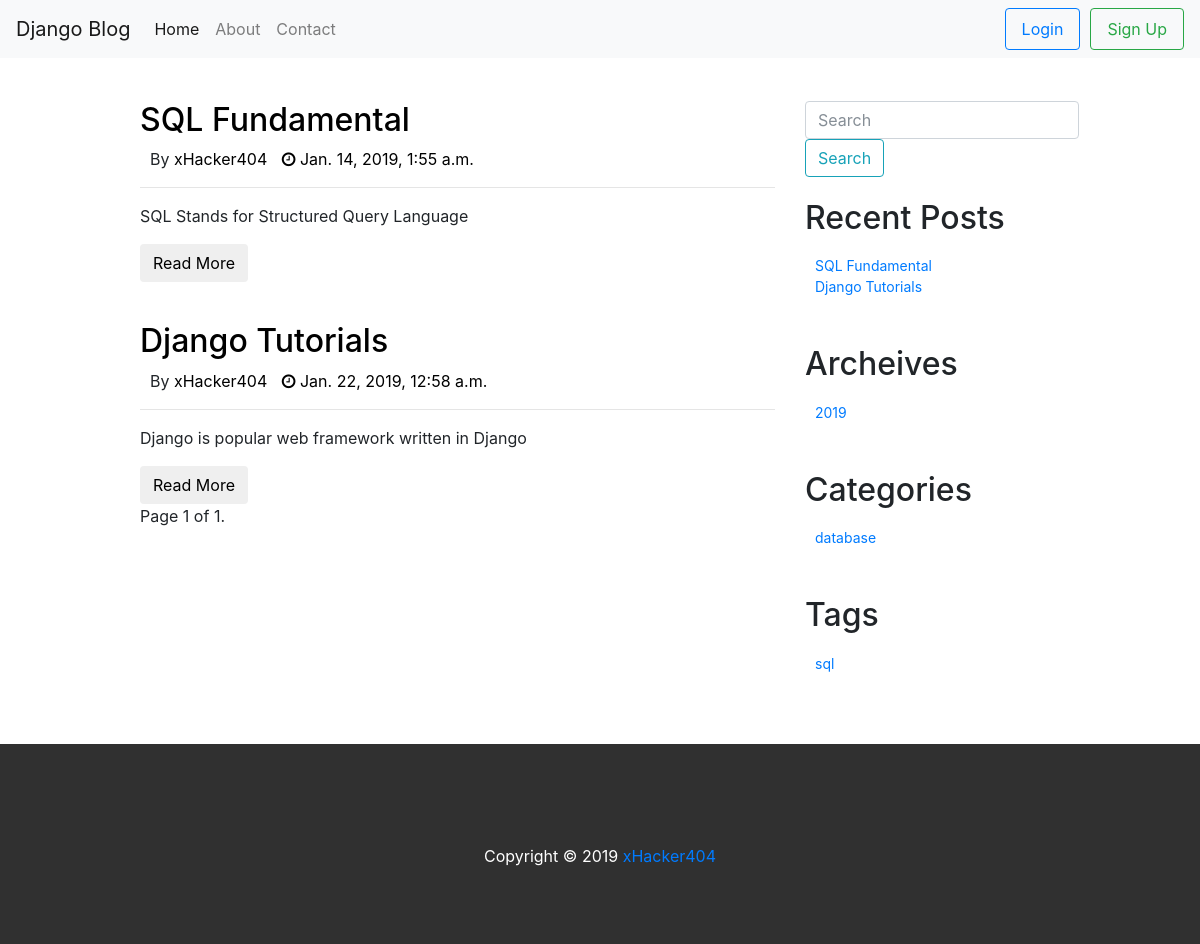
The app's page /, older data.
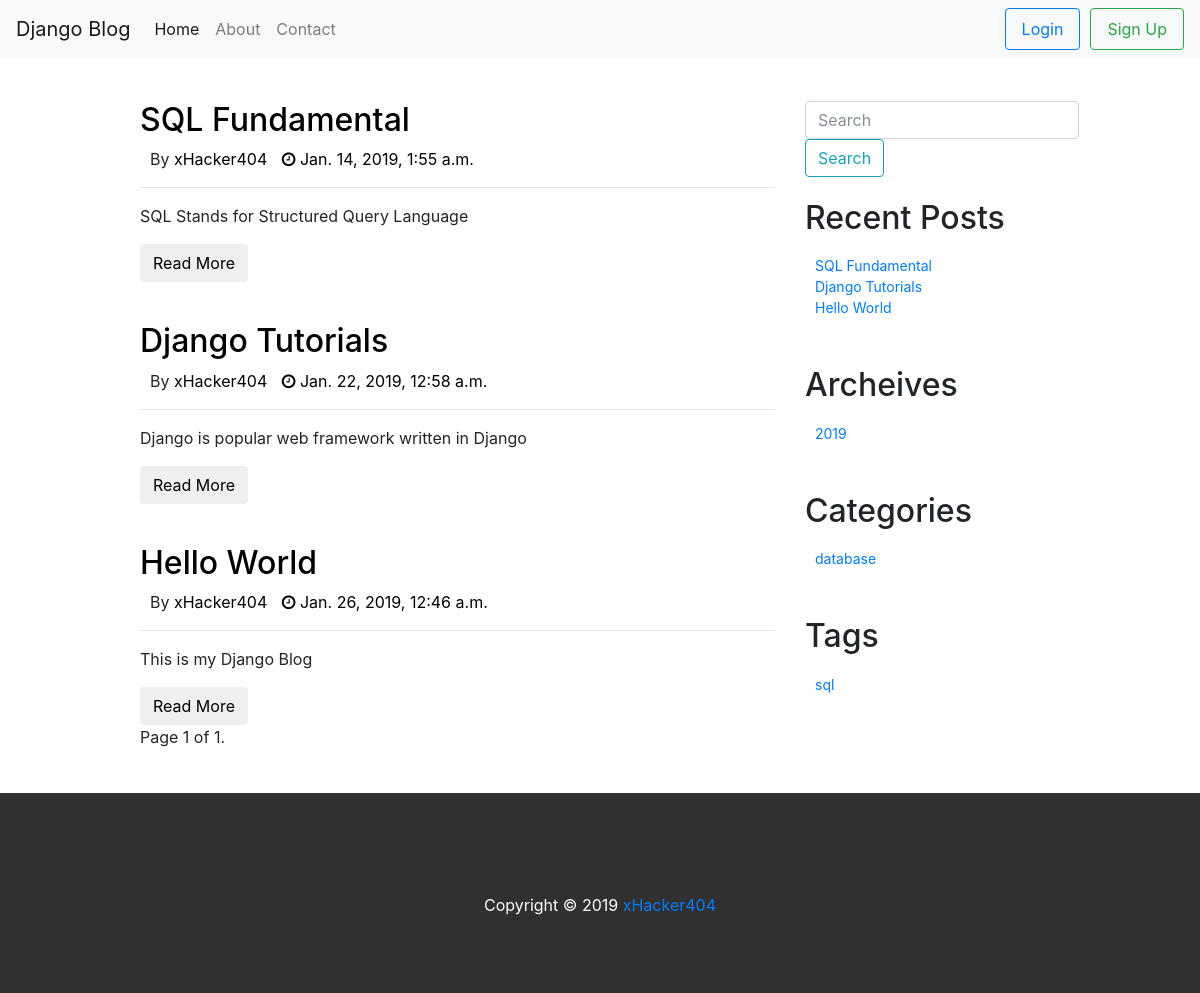
The same page, newer data.
### blog/models.py (models this page shows, shortened)
class Post(models.Model):
    title = models.CharField(max_length=250,unique=True)
    content = models.CharField(max_length=1000)
    tag = models.CharField(max_length=100,default='sql')
    category = models.CharField(max_length=150, default='uncategoried')
    featured_img = models.ImageField(upload_to='featured_images', blank=True)
    author = models.ForeignKey(User,on_delete=models.CASCADE, default=1)
    published_date = models.DateTimeField(default=datetime.now())

### blog/views.py (the view)
# urls.py: path('', views.index, name="index"),
def index(request):
    post_list = Post.objects.order_by('published_date')
    paginator = Paginator(post_list, 5) # Show 5 posts per page
    page = request.GET.get('page')
    posts = paginator.get_page(page)
    my_dict = {'posts':posts}
    return render(request, 'blog/index.html', context=my_dict)

### blog/context_processors.py (called while the page is built)
def post_widget(request):
    all_posts = Post.objects.order_by('published_date')
    years = []
    tags = []
    categories = []
    for post in all_posts :
        year = post.published_date.year
        tag = post.tag
        category = post.category
        if year not in years:
            years.append(year)
        if tag not in tags:
            tags.append(tag)
        if category not in categories:
            categories.append(category)
        return {
        'all_posts':all_posts,
        'years':years,
        'tags':tags,
        'categories':categories
        }

### templates/blog/index.html (shortened to what this page needs)
<!DOCTYPE html>
{% extends 'blog/base.html'%}
{% block post_block %}
<div class="col-md-7">
	{% if posts %}
			{% for post in posts %}
		<div class="post">
        <h2><a href="/blog/posts/{{post.id}}"> {{ post.title}} </a></h2>
        <ul>
            <li>By  <a href="/blog/author/{{post.author}}">{{ post.author}}</a></li>
            <li><a href="/blog/{{post.published_date.year}}/{{post.published_date.month}}/{{post.published_date.day}}"> <i class="fa fa-clock-o" aria-hidden="true"></i> {{ post.published_date }}</a></li>
        </ul>
        <hr>
        <p>{{post.content}}</p>
        <button class="btn"><a href="/blog/posts/{{post.id}}">Read More</a></button>
    </div>
		{% endfor %}
		<div class="pagination">
    <span class="step-links">
        <span class="current">
            Page {{ posts.number }} of {{ posts.paginator.num_pages }}.
        </span>
    </span>
  </div>
		{% else %}
		<p>Sorry!! No post has been found!!!</p>
		{% endif %}
</div>
{% endblock %}

### templates/blog/base.html (shortened to what the changed rows need)
<!DOCTYPE html>
{% load staticfiles %}
<html lang="us">
<head>
    <link href="{% static "css/bootstrap.min.css" %}"rel="stylesheet" type="text/css">
    <link href="{% static "css/jquery-ui.css" %}" rel="stylesheet">
		<link type="text/css" rel="stylesheet" href="https://cdn.jsdelivr.net/jquery.jssocials/1.4.0/jssocials.css" />
		<link type="text/css" rel="stylesheet" href="https://cdn.jsdelivr.net/jquery.jssocials/1.4.0/jssocials-theme-classic.css"/>
    <link rel="stylesheet" href="https://cdnjs.cloudflare.com/ajax/libs/font-awesome/4.7.0/css/font-awesome.min.css">
    <link href="{% static "css/style.css" %}" rel="stylesheet" type="text/css">
</head>
<body>
    <div class="container">
        <div class="row" style="margin-top:100px ">
            {% block post_block %}
            {% endblock %}
            <div class="col-md-4" id="right-sidebar">
                 <div class="widget">
                    <h2>Recent Posts</h2>
										{% if all_posts %}
										<ul>
											{% for post in all_posts %}
                        <li> <a href="/blog/posts/{{post.id}}">{{post.title}}</a> </li>
                    	{% endfor %}
										</ul>
										{% else %}
										<p>No Recent Post!</p>
										{% endif %}
                </div>
                <div class="widget">
                    <h2>Archeives</h2>
                    <ul>
											  {% for year in years %}
												<li> <a href="/blog/{{ year }}" />{{ year }}</a> </li>
                        {% endfor %}
                    </ul>
                </div>
                <div class="widget">
                    <h2>Categories</h2>
                    <ul>
											{% for category in categories %}
											<li> <a href="/blog/category/{{ category }}" />{{ category }}</a> </li>
											{% endfor %}
                    </ul>
                </div>
                <div class="widget">
                    <h2>Tags</h2>
                    <ul>
											{% for tag in tags %}
											<li> <a href="/blog/tag/{{ tag }}" />{{ tag }}</a> </li>
											{% endfor %}
                    </ul>
                </div>
            </div>
        </div>
    </div>
</body>
</html>

Row changes from the older to the newer data that the page shows:
added Post: title "Hello World", author "xHacker404", published_date "Jan. 26, 2019, 12:46 a.m.", content "This is my Django Blog"
